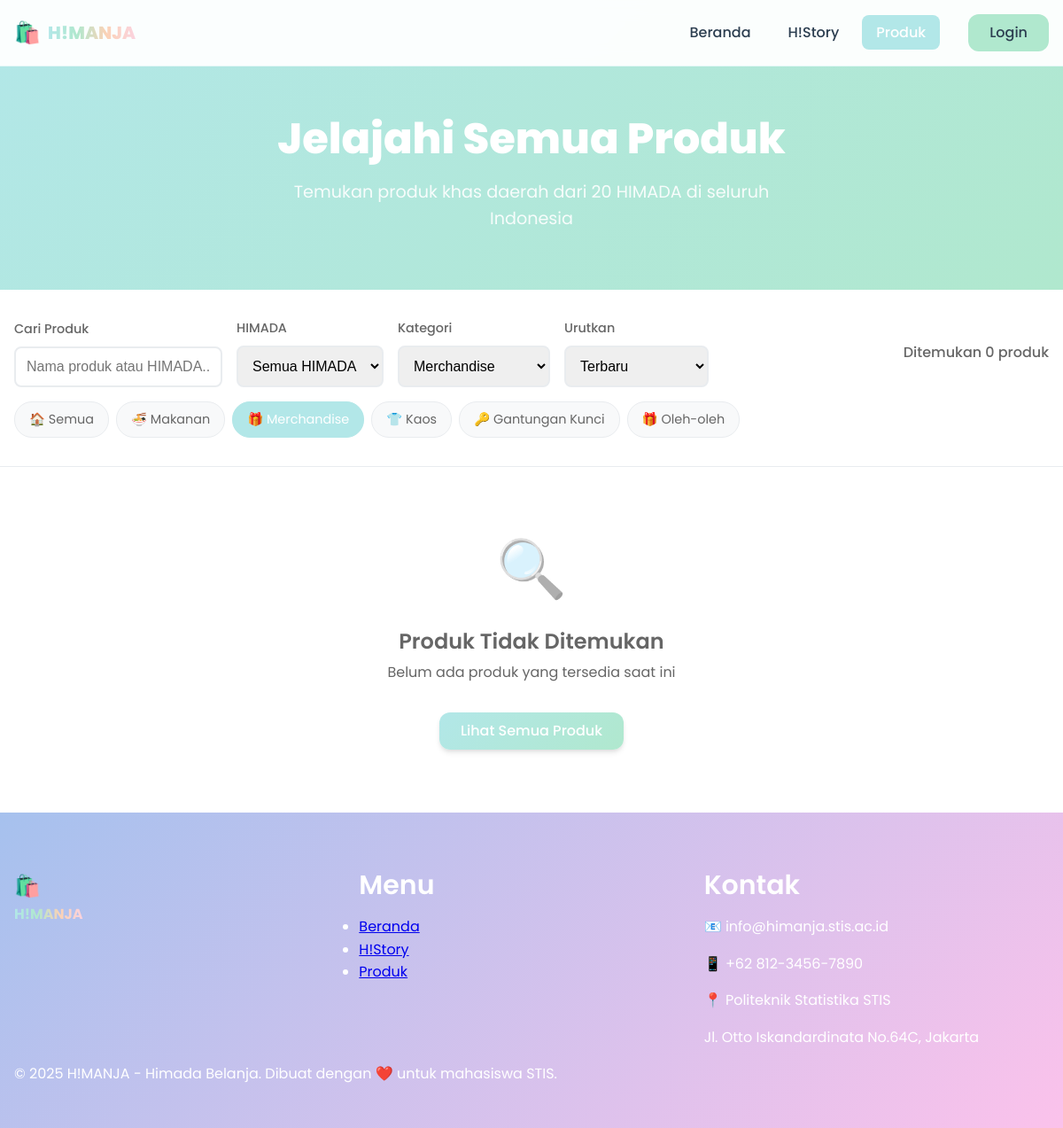
/products.php?category=merchandise, run on an earlier commit of the app's database.
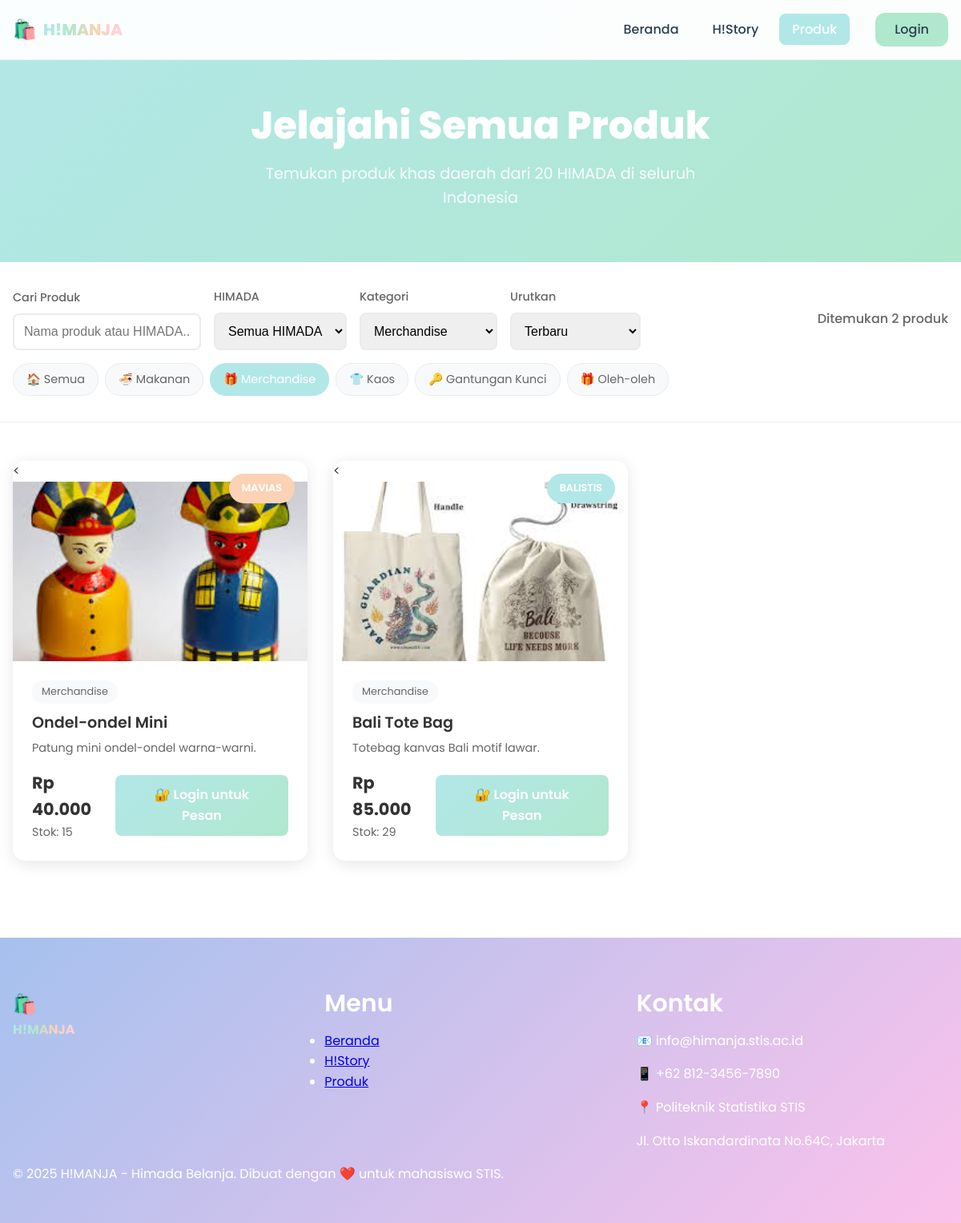
And on a later commit of the database.
### tables this page shows
CREATE TABLE `products` (
  `id` int NOT NULL,
  `himada_id` int NOT NULL,
  `nama_produk` varchar(100) NOT NULL,
  `kategori` enum('makanan','merchandise','kaos','gantungan_kunci','oleh_oleh') NOT NULL,
  `deskripsi` text NOT NULL,
  `harga` decimal(12,2) NOT NULL,
  `stok` int DEFAULT '0',
  `stok_minimum` int DEFAULT '5',
  `gambar_url` varchar(255) DEFAULT NULL,
  `is_available` tinyint(1) DEFAULT '1',
  `created_by` int NOT NULL,
  `created_at` timestamp NOT NULL DEFAULT CURRENT_TIMESTAMP,
  `updated_at` timestamp NOT NULL DEFAULT CURRENT_TIMESTAMP ON UPDATE CURRENT_TIMESTAMP
);

CREATE TABLE `himada` (
  `id` int NOT NULL,
  `nama` varchar(50) NOT NULL,
  `nama_lengkap` varchar(200) NOT NULL,
  `daerah_asal` varchar(100) NOT NULL,
  `warna_tema` varchar(7) NOT NULL DEFAULT '#b2e7e8',
  `deskripsi` text,
  `koordinat_lat` decimal(10,8) DEFAULT NULL,
  `koordinat_lng` decimal(11,8) DEFAULT NULL,
  `logo_url` varchar(255) DEFAULT NULL,
  `contact_email` varchar(100) DEFAULT NULL,
  `contact_phone` varchar(20) DEFAULT NULL,
  `is_active` tinyint(1) DEFAULT '1',
  `created_at` timestamp NOT NULL DEFAULT CURRENT_TIMESTAMP,
  `updated_at` timestamp NOT NULL DEFAULT CURRENT_TIMESTAMP ON UPDATE CURRENT_TIMESTAMP
);

### config/database.php (called while the page is built, shortened)
<?php
function isLoggedIn() {
    return isset($_SESSION['user_id']) && !empty($_SESSION['user_id']);
}
function sanitizeInput($input) {
    return htmlspecialchars(strip_tags(trim($input)), ENT_QUOTES, 'UTF-8');
}
function formatCurrency($amount) {
    return 'Rp ' . number_format($amount, 0, ',', '.');
}
?>

### products.php (the view, shortened to what the changed rows need)
<?php
require_once 'config/database.php';
$database = new Database();
$db = $database->getConnection();
$is_logged_in = isLoggedIn();
$category_filter = isset($_GET['category']) ? sanitizeInput($_GET['category']) : '';
$search = isset($_GET['search']) ? sanitizeInput($_GET['search']) : '';
$sort = isset($_GET['sort']) ? sanitizeInput($_GET['sort']) : 'newest';
$query = "SELECT p.*, h.nama as himada_nama, h.warna_tema, h.daerah_asal
          FROM products p
          JOIN himada h ON p.himada_id = h.id
          WHERE p.is_available = 1";
$params = [];
if ($category_filter) {
    $query .= " AND p.kategori = :category";
    $params[':category'] = $category_filter;
}
switch ($sort) {
    default:
        $query .= " ORDER BY p.created_at DESC";
}
$stmt = $db->prepare($query);
foreach ($params as $key => $value) {
    $stmt->bindValue($key, $value);
}
$stmt->execute();
$products = $stmt->fetchAll(PDO::FETCH_ASSOC);
$selected_himada = null;
?>
<!DOCTYPE html>
<html lang="id">
<head>
    <link rel="stylesheet" href="assets/css/style.css">
    <link rel="stylesheet" href="assets/css/animations.css">
</head>
<body>
    <section class="products-hero">
        <div class="container">
            <?php if ($selected_himada): ?>
                <h1>Produk <?php echo htmlspecialchars($selected_himada['nama']); ?></h1>
                <p><?php echo htmlspecialchars($selected_himada['nama_lengkap']); ?> - <?php echo htmlspecialchars($selected_himada['daerah_asal']); ?></p>
                <div class="himada-info">
                    <p><?php echo htmlspecialchars($selected_himada['deskripsi']); ?></p>
                </div>
            <?php else: ?>
                <h1>Jelajahi Semua Produk</h1>
            <?php endif; ?>
        </div>
    </section>
    <section class="filters-section">
        <div class="container">
            <div class="filters-container">
                <div class="filters-left">
                    <div class="filter-group">
                    </div>
                    <div class="filter-group">
                    </div>
                    <div class="filter-group">
                    </div>
                    <div class="filter-group">
                    </div>
                </div>
                <div class="products-count">
                    Ditemukan <?php echo count($products); ?> produk
                </div>
            </div>
        </div>
    </section>
    <section class="products-section">
        <div class="container">
            <?php if (empty($products)): ?>
                <div class="empty-state">
                    <div class="empty-icon">🔍</div>
                    <h3 class="empty-title">Produk Tidak Ditemukan</h3>
                    <p class="empty-description">
                        <?php if ($search): ?>
                            Tidak ada produk yang cocok dengan pencarian "<?php echo htmlspecialchars($search); ?>"
                        <?php elseif ($selected_himada): ?>
                            HIMADA <?php echo htmlspecialchars($selected_himada['nama']); ?> belum memiliki produk
                        <?php else: ?>
                            Belum ada produk yang tersedia saat ini
                        <?php endif; ?>
                    </p>
                    <a href="products.php" class="btn-primary">Lihat Semua Produk</a>
                </div>
            <?php else: ?>
                <div class="products-grid">
                    <?php foreach ($products as $product): ?>
                        <div class="product-card">
                            <div class="product-image">
                                <?php if (!empty($product['gambar_url'])): ?>
                                    <<img src="<?php echo htmlspecialchars(ltrim(preg_replace('/^\.\.\//', '', $product['gambar_url']), '/')); ?>"
                                        alt="<?php echo htmlspecialchars($product['nama_produk']); ?>"
                                        onerror="this.style.display='none'; this.nextElementSibling.style.display='flex';">
                                <?php else: ?>
                                    <div style="display: flex; align-items: center; justify-content: center; height: 100%; background: #f8f9fa; color: #666;">
                                        📷 Tidak ada gambar
                                    </div>
                                <?php endif; ?>
                                <div class="product-badge" style="background: <?php echo $product['warna_tema']; ?>">
                                    <?php echo htmlspecialchars($product['himada_nama']); ?>
                                </div>
                            </div>
                            <div class="product-content">
                                <span class="product-category"><?php echo ucfirst($product['kategori']); ?></span>
                                <h3 class="product-name"><?php echo htmlspecialchars($product['nama_produk']); ?></h3>
                                <p class="product-description"><?php echo htmlspecialchars($product['deskripsi']); ?></p>
                                <div class="product-footer">
                                    <div>
                                        <div class="product-price"><?php echo formatCurrency($product['harga']); ?></div>
                                        <div class="product-stock">Stok: <?php echo $product['stok']; ?></div>
                                    </div>
                                    <?php if ($is_logged_in): ?>
                                        <?php if ($product['stok'] > 0): ?>
                                            <button class="btn-order" onclick="orderProduct(<?php echo $product['id']; ?>)">
                                                🛒 Pesan
                                            </button>
                                        <?php else: ?>
                                            <button class="btn-order" disabled>
                                                Stok Habis
                                            </button>
                                        <?php endif; ?>
                                    <?php else: ?>
                                        <a href="login.php" class="btn-order">
                                            🔐 Login untuk Pesan
                                        </a>
                                    <?php endif; ?>
                                </div>
                            </div>
                        </div>
                    <?php endforeach; ?>
                </div>
            <?php endif; ?>
        </div>
    </section>
</body>
</html>

What changed in the data, as far as the page shows it:
added products: gambar_url (picture), himada.nama "MAVIAS", kategori "Merchandise", nama_produk "Ondel-ondel Mini", deskripsi "Patung mini ondel-ondel warna-warni.", harga "Rp 40.000", stok "15"
added products: gambar_url (picture), himada.nama "BALISTIS", kategori "Merchandise", nama_produk "Bali Tote Bag", deskripsi "Totebag kanvas Bali motif lawar.", harga "Rp 85.000", stok "29"
Also different on the page:
count($products): "0" → "2"
text no longer shown: "🔍 Produk Tidak Ditemukan Belum ada produk yang tersedia saat ini Lihat Semua Produk"
